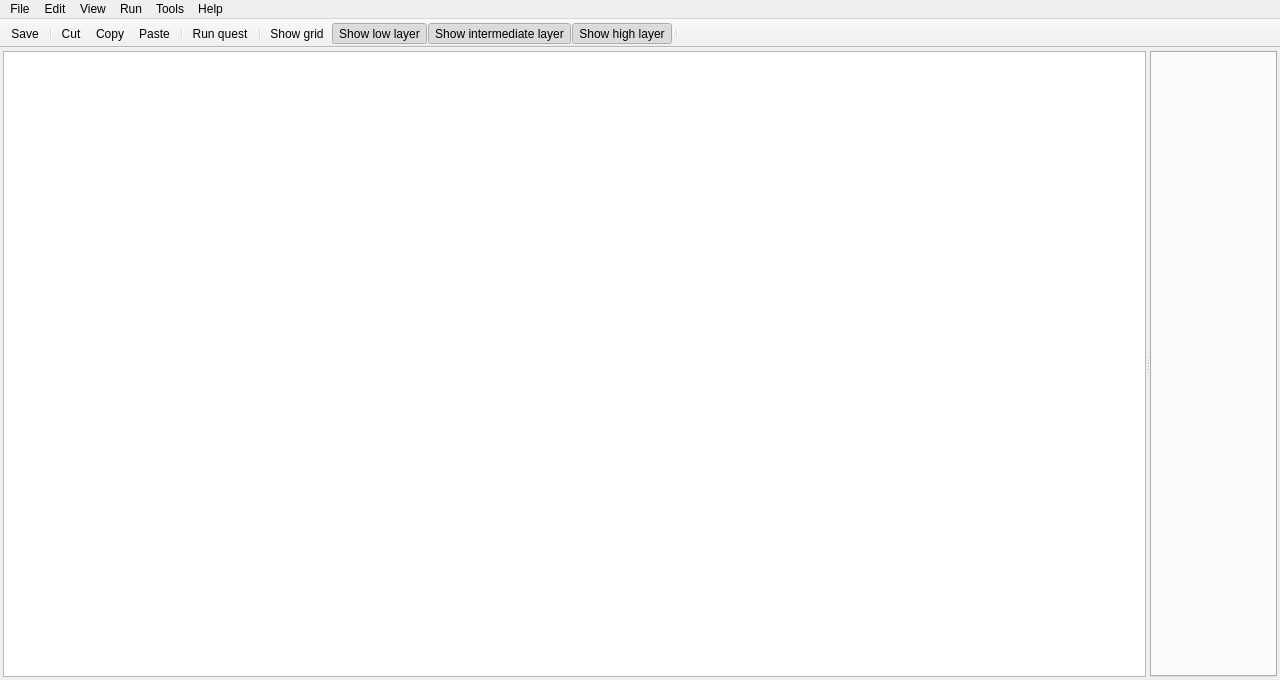
<?xml version="1.0" encoding="UTF-8"?>
<ui version="4.0">
 <class>MainWindow</class>
 <widget class="QMainWindow" name="MainWindow">
  <property name="geometry">
   <rect>
    <x>0</x>
    <y>0</y>
    <width>1280</width>
    <height>680</height>
   </rect>
  </property>
  <property name="windowTitle">
   <string>Solarus Quest Editor</string>
  </property>
  <widget class="QWidget" name="central_widget">
   <layout class="QHBoxLayout" name="horizontalLayout">
    <property name="leftMargin">
     <number>3</number>
    </property>
    <property name="topMargin">
     <number>3</number>
    </property>
    <property name="rightMargin">
     <number>3</number>
    </property>
    <property name="bottomMargin">
     <number>3</number>
    </property>
    <item>
     <widget class="QSplitter" name="splitter">
      <property name="sizePolicy">
       <sizepolicy hsizetype="Expanding" vsizetype="Expanding">
        <horstretch>0</horstretch>
        <verstretch>0</verstretch>
       </sizepolicy>
      </property>
      <property name="orientation">
       <enum>Qt::Horizontal</enum>
      </property>
      <widget class="QuestTreeView" name="quest_tree_view">
       <property name="sizePolicy">
        <sizepolicy hsizetype="Expanding" vsizetype="Expanding">
         <horstretch>0</horstretch>
         <verstretch>0</verstretch>
        </sizepolicy>
       </property>
      </widget>
      <widget class="EditorTabs" name="tab_widget"/>
     </widget>
    </item>
   </layout>
  </widget>
  <widget class="QMenuBar" name="menu_bar">
   <property name="geometry">
    <rect>
     <x>0</x>
     <y>0</y>
     <width>1280</width>
     <height>25</height>
    </rect>
   </property>
   <widget class="QMenu" name="menu_quest">
    <property name="title">
     <string>File</string>
    </property>
    <addaction name="action_new_quest"/>
    <addaction name="action_load_quest"/>
    <addaction name="separator"/>
    <addaction name="action_close"/>
    <addaction name="action_save"/>
    <addaction name="separator"/>
    <addaction name="action_exit"/>
   </widget>
   <widget class="QMenu" name="menu_edit">
    <property name="title">
     <string>Edit</string>
    </property>
    <addaction name="separator"/>
    <addaction name="action_cut"/>
    <addaction name="action_copy"/>
    <addaction name="action_paste"/>
    <addaction name="separator"/>
    <addaction name="action_find"/>
   </widget>
   <widget class="QMenu" name="menu_run">
    <property name="title">
     <string>Run</string>
    </property>
    <addaction name="action_run_quest"/>
   </widget>
   <widget class="QMenu" name="menu_view">
    <property name="title">
     <string>View</string>
    </property>
    <addaction name="action_show_grid"/>
    <addaction name="separator"/>
    <addaction name="action_show_layer_0"/>
    <addaction name="action_show_layer_1"/>
    <addaction name="action_show_layer_2"/>
    <addaction name="separator"/>
   </widget>
   <widget class="QMenu" name="menu_help">
    <property name="title">
     <string>Help</string>
    </property>
    <addaction name="action_website"/>
    <addaction name="action_doc"/>
   </widget>
   <widget class="QMenu" name="menu_tools">
    <property name="title">
     <string>Tools</string>
    </property>
    <addaction name="action_settings"/>
   </widget>
   <addaction name="menu_quest"/>
   <addaction name="menu_edit"/>
   <addaction name="menu_view"/>
   <addaction name="menu_run"/>
   <addaction name="menu_tools"/>
   <addaction name="menu_help"/>
  </widget>
  <widget class="QToolBar" name="tool_bar">
   <property name="movable">
    <bool>false</bool>
   </property>
   <attribute name="toolBarArea">
    <enum>TopToolBarArea</enum>
   </attribute>
   <attribute name="toolBarBreak">
    <bool>false</bool>
   </attribute>
   <addaction name="action_save"/>
   <addaction name="separator"/>
   <addaction name="action_cut"/>
   <addaction name="action_copy"/>
   <addaction name="action_paste"/>
   <addaction name="separator"/>
   <addaction name="action_run_quest"/>
   <addaction name="separator"/>
   <addaction name="action_show_grid"/>
   <addaction name="action_show_layer_0"/>
   <addaction name="action_show_layer_1"/>
   <addaction name="action_show_layer_2"/>
   <addaction name="separator"/>
  </widget>
  <action name="action_new_quest">
   <property name="text">
    <string>New quest...</string>
   </property>
  </action>
  <action name="action_load_quest">
   <property name="text">
    <string>Load quest...</string>
   </property>
  </action>
  <action name="action_exit">
   <property name="text">
    <string>Exit</string>
   </property>
  </action>
  <action name="action_run_quest">
   <property name="icon">
    <iconset resource="../../resources/images.qrc">
     <normaloff>:/images/icon_start.png</normaloff>:/images/icon_start.png</iconset>
   </property>
   <property name="text">
    <string>Run quest</string>
   </property>
   <property name="shortcut">
    <string>F5</string>
   </property>
  </action>
  <action name="action_cut">
   <property name="icon">
    <iconset resource="../../resources/images.qrc">
     <normaloff>:/images/icon_cut.png</normaloff>:/images/icon_cut.png</iconset>
   </property>
   <property name="text">
    <string>Cut</string>
   </property>
  </action>
  <action name="action_copy">
   <property name="icon">
    <iconset resource="../../resources/images.qrc">
     <normaloff>:/images/icon_copy.png</normaloff>:/images/icon_copy.png</iconset>
   </property>
   <property name="text">
    <string>Copy</string>
   </property>
  </action>
  <action name="action_paste">
   <property name="icon">
    <iconset resource="../../resources/images.qrc">
     <normaloff>:/images/icon_paste.png</normaloff>:/images/icon_paste.png</iconset>
   </property>
   <property name="text">
    <string>Paste</string>
   </property>
  </action>
  <action name="action_close">
   <property name="text">
    <string>Close</string>
   </property>
  </action>
  <action name="action_save">
   <property name="icon">
    <iconset resource="../../resources/images.qrc">
     <normaloff>:/images/icon_save.png</normaloff>:/images/icon_save.png</iconset>
   </property>
   <property name="text">
    <string>Save</string>
   </property>
  </action>
  <action name="action_show_grid">
   <property name="checkable">
    <bool>true</bool>
   </property>
   <property name="icon">
    <iconset resource="../../resources/images.qrc">
     <normaloff>:/images/icon_grid.png</normaloff>:/images/icon_grid.png</iconset>
   </property>
   <property name="text">
    <string>Show grid</string>
   </property>
   <property name="shortcut">
    <string>Ctrl+G</string>
   </property>
  </action>
  <action name="action_show_layer_0">
   <property name="checkable">
    <bool>true</bool>
   </property>
   <property name="checked">
    <bool>true</bool>
   </property>
   <property name="icon">
    <iconset resource="../../resources/images.qrc">
     <normaloff>:/images/icon_layer_0.png</normaloff>:/images/icon_layer_0.png</iconset>
   </property>
   <property name="text">
    <string>Show low layer</string>
   </property>
   <property name="toolTip">
    <string>Show low layer</string>
   </property>
   <property name="shortcut">
    <string>1</string>
   </property>
  </action>
  <action name="action_show_layer_1">
   <property name="checkable">
    <bool>true</bool>
   </property>
   <property name="checked">
    <bool>true</bool>
   </property>
   <property name="icon">
    <iconset resource="../../resources/images.qrc">
     <normaloff>:/images/icon_layer_1.png</normaloff>:/images/icon_layer_1.png</iconset>
   </property>
   <property name="text">
    <string>Show intermediate layer</string>
   </property>
   <property name="toolTip">
    <string>Show intermediate layer</string>
   </property>
   <property name="shortcut">
    <string>2</string>
   </property>
  </action>
  <action name="action_show_layer_2">
   <property name="checkable">
    <bool>true</bool>
   </property>
   <property name="checked">
    <bool>true</bool>
   </property>
   <property name="icon">
    <iconset resource="../../resources/images.qrc">
     <normaloff>:/images/icon_layer_2.png</normaloff>:/images/icon_layer_2.png</iconset>
   </property>
   <property name="text">
    <string>Show high layer</string>
   </property>
   <property name="toolTip">
    <string>Show high layer</string>
   </property>
   <property name="shortcut">
    <string>3</string>
   </property>
  </action>
  <action name="action_doc">
   <property name="icon">
    <iconset resource="../../resources/images.qrc">
     <normaloff>:/images/icon_doc.png</normaloff>:/images/icon_doc.png</iconset>
   </property>
   <property name="text">
    <string>Documentation</string>
   </property>
   <property name="shortcut">
    <string>F1</string>
   </property>
  </action>
  <action name="action_website">
   <property name="icon">
    <iconset resource="../../resources/images.qrc">
     <normaloff>:/images/icon_web.png</normaloff>:/images/icon_web.png</iconset>
   </property>
   <property name="text">
    <string>Website</string>
   </property>
  </action>
  <action name="action_find">
   <property name="text">
    <string>Find...</string>
   </property>
  </action>
  <action name="action_settings">
   <property name="text">
    <string>Options</string>
   </property>
  </action>
 </widget>
 <layoutdefault spacing="6" margin="11"/>
 <customwidgets>
  <customwidget>
   <class>QuestTreeView</class>
   <extends>QTreeView</extends>
   <header>gui/quest_tree_view.h</header>
  </customwidget>
  <customwidget>
   <class>EditorTabs</class>
   <extends>QTabWidget</extends>
   <header>include/gui/editor_tabs.h</header>
   <container>1</container>
  </customwidget>
 </customwidgets>
 <resources>
  <include location="../../resources/images.qrc"/>
 </resources>
 <connections/>
</ui>
